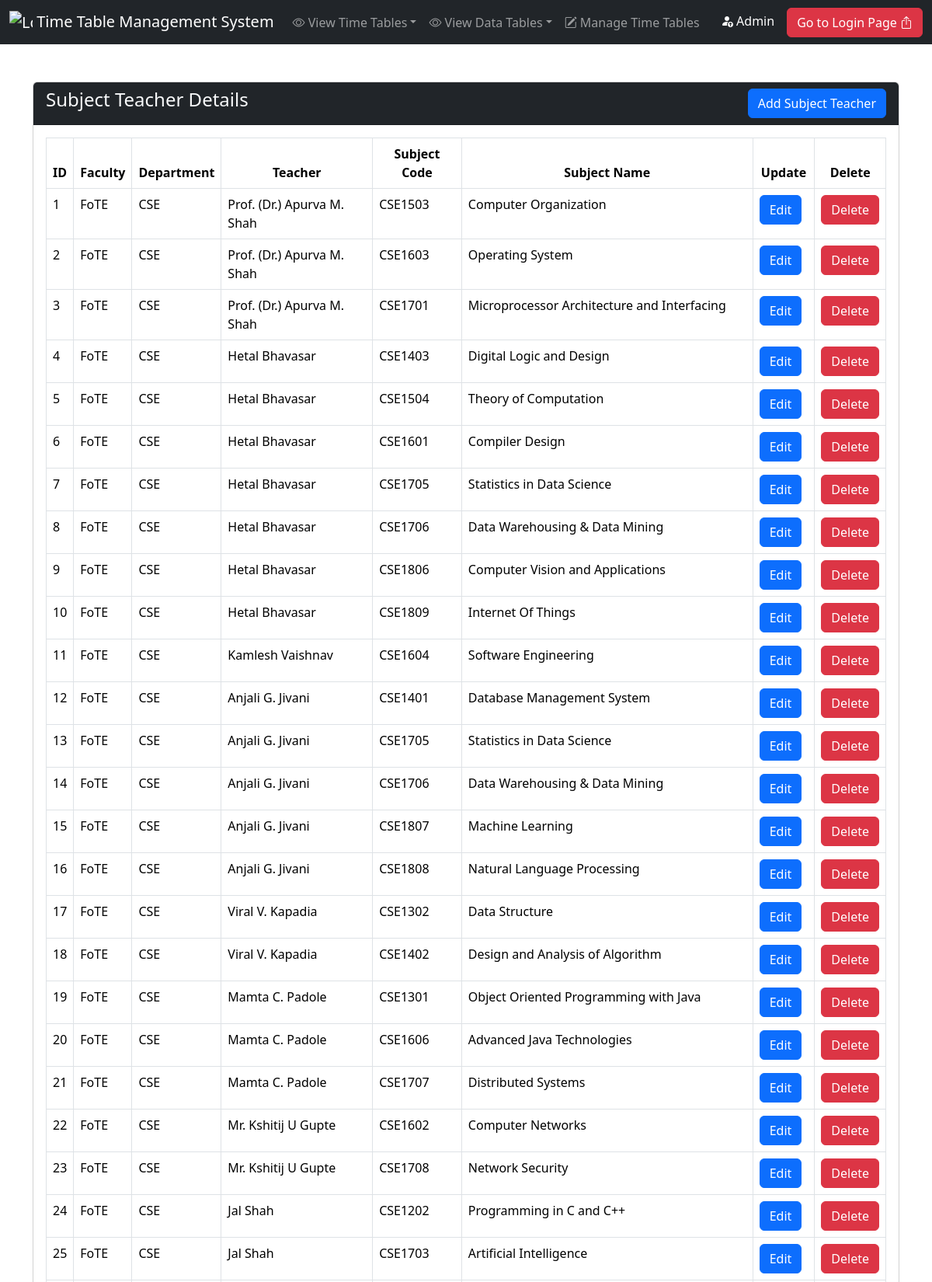
/subject_teacher/subject-teacher-details.php (upper part), run on the app's committed database.
### tables this page shows
CREATE TABLE `subject_teacher` (
  `Subject_Teacher_Id` int(11) NOT NULL,
  `Subject_Id` int(11) NOT NULL,
  `Teacher_Id` int(11) NOT NULL
);

CREATE TABLE `faculty` (
  `faculty_id` int(11) NOT NULL,
  `faculty_name` varchar(100) NOT NULL,
  `faculty_Code` varchar(50) NOT NULL
);

CREATE TABLE `department` (
  `Department_Id` int(11) NOT NULL,
  `Department_Code` varchar(50) NOT NULL,
  `Department_Name` varchar(100) NOT NULL,
  `Faculty_Id` int(11) NOT NULL
);

CREATE TABLE `teacher` (
  `Teacher_Id` int(11) NOT NULL,
  `Teacher_Code` varchar(50) NOT NULL,
  `Teacher_Name` varchar(100) NOT NULL,
  `Designation` varchar(50) NOT NULL,
  `Department_Id` int(11) NOT NULL,
  `Teacher_Email` varchar(255) DEFAULT NULL,
  `Teacher_Password` varchar(255) DEFAULT NULL,
  `role` varchar(50) DEFAULT 'Teacher'
);

CREATE TABLE `subject` (
  `Subject_Id` int(11) NOT NULL,
  `Subject_Code` varchar(50) NOT NULL,
  `Subject_Name` varchar(100) NOT NULL,
  `Is_Elective` tinyint(1) NOT NULL DEFAULT 0,
  `Elective_Code` varchar(50) DEFAULT NULL,
  `Elective_Name` varchar(100) DEFAULT NULL,
  `Is_Lecture` tinyint(1) NOT NULL DEFAULT 1,
  `Is_Lab` tinyint(1) NOT NULL DEFAULT 0,
  `Is_Tutorial` tinyint(1) NOT NULL DEFAULT 0,
  `Semester_Id` int(11) NOT NULL,
  `Class_Id` int(11) NOT NULL
);

### subject_teacher/subject-teacher-details.php (the view, shortened to what this page needs)
<?php include("../includes/connect.php") ?>
<?php include("../includes/header.php") ?>
<div class="container">
    <div class="row">
        <div class="col-md-12 mt-5">
            <div class="card ">
                <div class="card-header d-flex justify-content-between bg-dark text-light">
                    <h4>Subject Teacher Details</h4>
                    <a href="subject-teacher-add.php" class="btn btn-primary">Add Subject Teacher</a>
                </div>
                <div class="card-body">
                    <table class="table table-bordered" id="myTable">
                        <thead>
                            <tr>
                                <th scope="col">ID</th>
                                <th scope="col" class="text-center">Faculty</th>
                                <th scope="col" class="text-center">Department</th>
                                <th scope="col" class="text-center">Teacher</th>
                                <th scope="col" class="text-center">Subject Code</th>
                                <th scope="col" class="text-center">Subject Name</th>
                                <th scope="col" class="text-center">Update</th>
                                <th scope="col" class="text-center">Delete</th>
                            </tr>
                        </thead>
                        <tbody>
                            <?php
                            $sno = 1;
                            $sql = "SELECT
	f.Faculty_Code,
    dep.Department_Code,
    t.Teacher_Name,
    sub.Subject_Code, sub.Subject_Name,
    st.*
FROM
    Subject_Teacher st
JOIN
    Subject sub ON st.Subject_Id = sub.Subject_Id
JOIN
    Teacher t ON st.Teacher_Id = t.Teacher_Id
JOIN
    Department dep ON t.Department_Id = dep.Department_Id
JOIN
    Faculty f ON dep.Faculty_Id = f.Faculty_Id;
                                    ";
                            $result = mysqli_query($conn, $sql);
                            $num = mysqli_num_rows($result);
                            if ($num > 0) {
                                while ($num > 0) {
                                    $row = mysqli_fetch_assoc($result)
                            ?>
                                    <tr>
                                        <td><?php echo $sno ?></td>
                                        <td><?php echo $row['Faculty_Code'] ?></td>
                                        <td><?php echo $row['Department_Code'] ?></td>
                                        <td><?php echo $row['Teacher_Name'] ?></td>
                                        <td><?php echo $row['Subject_Code'] ?></td>
                                        <td><?php echo $row['Subject_Name'] ?></td>
                                        <td class="text-center">
                                            <a href="subject-teacher-edit.php?subject_teacher_id=<?php echo $row['Subject_Teacher_Id'] ?>" class="btn btn-primary edit me-2">Edit</a>
                                        </td>
                                        <td class="text-center">
                                            <a href="javascript:void(0);" class="subject-teacher-delete-btn btn btn-danger">Delete</a>
                                        </td>
                                    </tr>
                            <?php
                                    $num = $num - 1;
                                    $sno = $sno + 1;
                                }
                            } else {
                                echo '<tr><td colspan="4">No data found</td></tr>';
                            }
                            ?>
                        </tbody>
                    </table>
                </div>
            </div>
        </div>
    </div>
</div>
<?php include("../includes/footer.php") ?>

### data on the page
subject_teacher: faculty.faculty_Code "FoTE", department.Department_Code "CSE", Teacher_Id.Teacher_Name "Prof. (Dr.) Apurva M. Shah", Subject_Id.Subject_Code "CSE1503", Subject_Id.Subject_Name "Computer Organization"
subject_teacher: faculty.faculty_Code "FoTE", department.Department_Code "CSE", Teacher_Id.Teacher_Name "Prof. (Dr.) Apurva M. Shah", Subject_Id.Subject_Code "CSE1603", Subject_Id.Subject_Name "Operating System"
subject_teacher: faculty.faculty_Code "FoTE", department.Department_Code "CSE", Teacher_Id.Teacher_Name "Prof. (Dr.) Apurva M. Shah", Subject_Id.Subject_Code "CSE1701", Subject_Id.Subject_Name "Microprocessor Architecture and Interfacing"
subject_teacher: faculty.faculty_Code "FoTE", department.Department_Code "CSE", Teacher_Id.Teacher_Name "Hetal Bhavasar", Subject_Id.Subject_Code "CSE1403", Subject_Id.Subject_Name "Digital Logic and Design"
subject_teacher: faculty.faculty_Code "FoTE", department.Department_Code "CSE", Teacher_Id.Teacher_Name "Hetal Bhavasar", Subject_Id.Subject_Code "CSE1504", Subject_Id.Subject_Name "Theory of Computation"
subject_teacher: faculty.faculty_Code "FoTE", department.Department_Code "CSE", Teacher_Id.Teacher_Name "Hetal Bhavasar", Subject_Id.Subject_Code "CSE1601", Subject_Id.Subject_Name "Compiler Design"
subject_teacher: faculty.faculty_Code "FoTE", department.Department_Code "CSE", Teacher_Id.Teacher_Name "Hetal Bhavasar", Subject_Id.Subject_Code "CSE1705", Subject_Id.Subject_Name "Statistics in Data Science"
subject_teacher: faculty.faculty_Code "FoTE", department.Department_Code "CSE", Teacher_Id.Teacher_Name "Hetal Bhavasar", Subject_Id.Subject_Code "CSE1706", Subject_Id.Subject_Name "Data Warehousing & Data Mining"
subject_teacher: faculty.faculty_Code "FoTE", department.Department_Code "CSE", Teacher_Id.Teacher_Name "Hetal Bhavasar", Subject_Id.Subject_Code "CSE1806", Subject_Id.Subject_Name "Computer Vision and Applications"
subject_teacher: faculty.faculty_Code "FoTE", department.Department_Code "CSE", Teacher_Id.Teacher_Name "Hetal Bhavasar", Subject_Id.Subject_Code "CSE1809", Subject_Id.Subject_Name "Internet Of Things"
subject_teacher: faculty.faculty_Code "FoTE", department.Department_Code "CSE", Teacher_Id.Teacher_Name "Kamlesh Vaishnav", Subject_Id.Subject_Code "CSE1604", Subject_Id.Subject_Name "Software Engineering"
subject_teacher: faculty.faculty_Code "FoTE", department.Department_Code "CSE", Teacher_Id.Teacher_Name "Anjali G. Jivani", Subject_Id.Subject_Code "CSE1401", Subject_Id.Subject_Name "Database Management System"
subject_teacher: faculty.faculty_Code "FoTE", department.Department_Code "CSE", Teacher_Id.Teacher_Name "Anjali G. Jivani", Subject_Id.Subject_Code "CSE1705", Subject_Id.Subject_Name "Statistics in Data Science"
subject_teacher: faculty.faculty_Code "FoTE", department.Department_Code "CSE", Teacher_Id.Teacher_Name "Anjali G. Jivani", Subject_Id.Subject_Code "CSE1706", Subject_Id.Subject_Name "Data Warehousing & Data Mining"
subject_teacher: faculty.faculty_Code "FoTE", department.Department_Code "CSE", Teacher_Id.Teacher_Name "Anjali G. Jivani", Subject_Id.Subject_Code "CSE1807", Subject_Id.Subject_Name "Machine Learning"
subject_teacher: faculty.faculty_Code "FoTE", department.Department_Code "CSE", Teacher_Id.Teacher_Name "Anjali G. Jivani", Subject_Id.Subject_Code "CSE1808", Subject_Id.Subject_Name "Natural Language Processing"
subject_teacher: faculty.faculty_Code "FoTE", department.Department_Code "CSE", Teacher_Id.Teacher_Name "Viral V. Kapadia", Subject_Id.Subject_Code "CSE1302", Subject_Id.Subject_Name "Data Structure"
subject_teacher: faculty.faculty_Code "FoTE", department.Department_Code "CSE", Teacher_Id.Teacher_Name "Viral V. Kapadia", Subject_Id.Subject_Code "CSE1402", Subject_Id.Subject_Name "Design and Analysis of Algorithm"
subject_teacher: faculty.faculty_Code "FoTE", department.Department_Code "CSE", Teacher_Id.Teacher_Name "Mamta C. Padole", Subject_Id.Subject_Code "CSE1301", Subject_Id.Subject_Name "Object Oriented Programming with Java"
subject_teacher: faculty.faculty_Code "FoTE", department.Department_Code "CSE", Teacher_Id.Teacher_Name "Mamta C. Padole", Subject_Id.Subject_Code "CSE1606", Subject_Id.Subject_Name "Advanced Java Technologies"
subject_teacher: faculty.faculty_Code "FoTE", department.Department_Code "CSE", Teacher_Id.Teacher_Name "Mamta C. Padole", Subject_Id.Subject_Code "CSE1707", Subject_Id.Subject_Name "Distributed Systems"
subject_teacher: faculty.faculty_Code "FoTE", department.Department_Code "CSE", Teacher_Id.Teacher_Name "Mr. Kshitij U Gupte", Subject_Id.Subject_Code "CSE1602", Subject_Id.Subject_Name "Computer Networks"
subject_teacher: faculty.faculty_Code "FoTE", department.Department_Code "CSE", Teacher_Id.Teacher_Name "Mr. Kshitij U Gupte", Subject_Id.Subject_Code "CSE1708", Subject_Id.Subject_Name "Network Security"
subject_teacher: faculty.faculty_Code "FoTE", department.Department_Code "CSE", Teacher_Id.Teacher_Name "Jal Shah", Subject_Id.Subject_Code "CSE1202", Subject_Id.Subject_Name "Programming in C and C++"
subject_teacher: faculty.faculty_Code "FoTE", department.Department_Code "CSE", Teacher_Id.Teacher_Name "Jal Shah", Subject_Id.Subject_Code "CSE1703", Subject_Id.Subject_Name "Artificial Intelligence"
